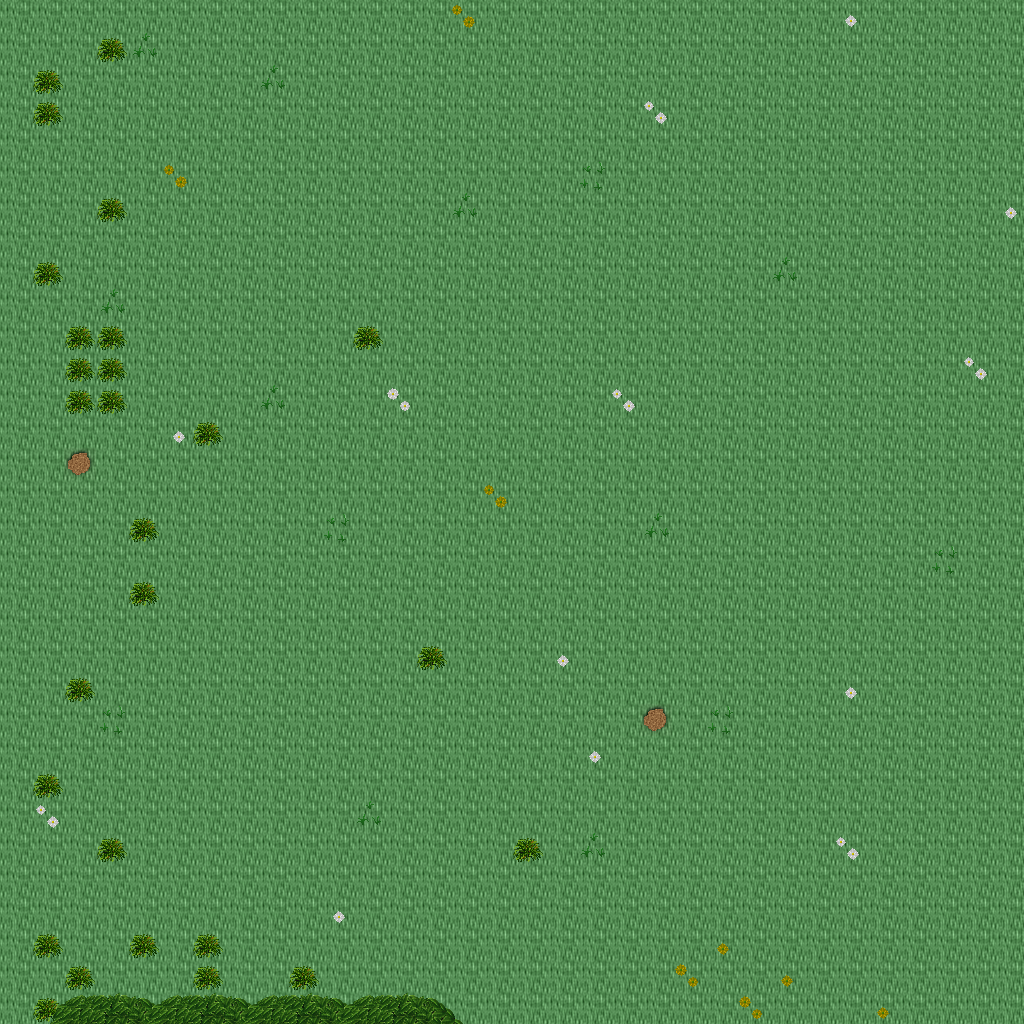

A 2D game scene composited from a Tiled map and its tileset images. What follows is a short description and the map's XML, with each tile layer's data collapsed to a summary:
An orthogonal 32x32 tile map with 32x32 px tiles, 5 tile layers (Ground, Objects, Objects2, Above, ...), 1 hidden layer not drawn, 48 tilesets.

<map version="1.10" tiledversion="1.11.0" orientation="orthogonal" renderorder="right-down" width="32" height="32" tilewidth="32" tileheight="32" infinite="0" nextlayerid="11" nextobjectid="1">
 <tileset firstgid="1" name="logic_collision" tilewidth="32" tileheight="32" tilecount="1" columns="1">
  <image source="../drawable/logic_collision.png" width="32" height="32" />
 </tileset>
 <tileset firstgid="2" name="ground_ground" tilewidth="32" tileheight="32" tilecount="33" columns="3">
  <image source="../drawable/ground_ground.png" width="96" height="352" />
 </tileset>
 <tileset firstgid="35" name="ground_water_water" tilewidth="32" tileheight="32" tilecount="24" columns="3">
  <image source="../drawable/ground_water_water.png" width="96" height="256" />
 </tileset>
 <tileset firstgid="59" name="plant_grasses" tilewidth="32" tileheight="32" tilecount="6" columns="3">
  <image source="../drawable/plant_grasses.png" width="96" height="64" />
 </tileset>
 <tileset firstgid="65" name="ground_grass_edges" tilewidth="32" tileheight="32" tilecount="36" columns="12">
  <image source="../drawable/ground_grass_edges.png" width="384" height="96" />
 </tileset>
 <tileset firstgid="101" name="plant_tree_tree_green" tilewidth="32" tileheight="32" tilecount="88" columns="8">
  <image source="../drawable/plant_tree_tree_green.png" width="256" height="352" />
 </tileset>
 <tileset firstgid="189" name="ground_water_pool_grassy" tilewidth="32" tileheight="32" tilecount="27" columns="9">
  <image source="../drawable/ground_water_pool_grassy.png" width="288" height="96" />
 </tileset>
 <tileset firstgid="216" name="ground_water_water_corners" tilewidth="32" tileheight="32" tilecount="12" columns="6">
  <image source="../drawable/ground_water_water_corners.png" width="192" height="64" />
 </tileset>
 <tileset firstgid="228" name="plant_flower_daisy_blue" tilewidth="32" tileheight="32" tilecount="8" columns="2">
  <image source="../drawable/plant_flower_daisy_blue.png" width="64" height="128" />
 </tileset>
 <tileset firstgid="236" name="ground_water_channels_grassy" tilewidth="32" tileheight="32" tilecount="6" columns="3">
  <image source="../drawable/ground_water_channels_grassy.png" width="96" height="64" />
 </tileset>
 <tileset firstgid="242" name="plant_flower_daisy_yellow" tilewidth="32" tileheight="32" tilecount="8" columns="2">
  <image source="../drawable/plant_flower_daisy_yellow.png" width="64" height="128" />
 </tileset>
 <tileset firstgid="250" name="plant_flower_daisy_white" tilewidth="32" tileheight="32" tilecount="8" columns="2">
  <image source="../drawable/plant_flower_daisy_white.png" width="64" height="128" />
 </tileset>
 <tileset firstgid="258" name="building_wall_wall_brown" tilewidth="32" tileheight="32" tilecount="12" columns="3">
  <image source="../drawable/building_wall_wall_brown.png" width="96" height="128" />
 </tileset>
 <tileset firstgid="270" name="plant_bush_bushes" tilewidth="32" tileheight="32" tilecount="10" columns="5">
  <image source="../drawable/plant_bush_bushes.png" width="160" height="64" />
 </tileset>
 <tileset firstgid="280" name="plant_vine" tilewidth="32" tileheight="32" tilecount="3" columns="1">
  <image source="../drawable/plant_vine.png" width="32" height="96" />
 </tileset>
 <tileset firstgid="283" name="building_decoration_rocks_2" tilewidth="32" tileheight="32" tilecount="2" columns="1">
  <image source="../drawable/building_decoration_rocks_2.png" width="32" height="64" />
 </tileset>
 <tileset firstgid="285" name="plant_stump_stump_green" tilewidth="32" tileheight="32" tilecount="4" columns="2">
  <image source="../drawable/plant_stump_stump_green.png" width="64" height="64" />
 </tileset>
 <tileset firstgid="289" name="building_decoration_green_block" tilewidth="32" tileheight="32" tilecount="4" columns="2">
  <image source="../drawable/building_decoration_green_block.png" width="64" height="64" />
 </tileset>
 <tileset firstgid="293" name="plant_tree_tree_golden_small" tilewidth="32" tileheight="32" tilecount="6" columns="2">
  <image source="../drawable/plant_tree_tree_golden_small.png" width="64" height="96" />
 </tileset>
 <tileset firstgid="299" name="plant_flower_daisy_red" tilewidth="32" tileheight="32" tilecount="8" columns="2">
  <image source="../drawable/plant_flower_daisy_red.png" width="64" height="128" />
 </tileset>
 <tileset firstgid="307" name="plant_stump_stump_purple" tilewidth="32" tileheight="32" tilecount="4" columns="2">
  <image source="../drawable/plant_stump_stump_purple.png" width="64" height="64" />
 </tileset>
 <tileset firstgid="311" name="item_pot_dark_barrel" tilewidth="32" tileheight="32" tilecount="2" columns="1">
  <image source="../drawable/item_pot_dark_barrel.png" width="32" height="64" />
 </tileset>
 <tileset firstgid="313" name="ground_ladder_vertical_dark" tilewidth="32" tileheight="32" tilecount="3" columns="3">
  <image source="../drawable/ground_ladder_vertical_dark.png" width="96" height="32" />
 </tileset>
 <tileset firstgid="316" name="item_statue_green_stone" tilewidth="32" tileheight="32" tilecount="12" columns="4">
  <image source="../drawable/item_statue_green_stone.png" width="128" height="96" />
 </tileset>
 <tileset firstgid="328" name="item_statue_grey_stone" tilewidth="32" tileheight="32" tilecount="4" columns="2">
  <image source="../drawable/item_statue_grey_stone.png" width="64" height="64" />
 </tileset>
 <tileset firstgid="332" name="ground_rock_pebbles" tilewidth="32" tileheight="32" tilecount="3" columns="1">
  <image source="../drawable/ground_rock_pebbles.png" width="32" height="96" />
 </tileset>
 <tileset firstgid="335" name="item_corpse_huge_animal" tilewidth="32" tileheight="32" tilecount="16" columns="2">
  <image source="../drawable/item_corpse_huge_animal.png" width="64" height="256" />
 </tileset>
 <tileset firstgid="351" name="building_fence_fence_chunky" tilewidth="32" tileheight="32" tilecount="21" columns="3">
  <image source="../drawable/building_fence_fence_chunky.png" width="96" height="224" />
 </tileset>
 <tileset firstgid="372" name="building_roof_red" tilewidth="32" tileheight="32" tilecount="20" columns="5">
  <image source="../drawable/building_roof_red.png" width="160" height="128" />
 </tileset>
 <tileset firstgid="392" name="building_decoration_banner" tilewidth="32" tileheight="32" tilecount="12" columns="1">
  <image source="../drawable/building_decoration_banner.png" width="32" height="384" />
 </tileset>
 <tileset firstgid="404" name="building_door_closed" tilewidth="32" tileheight="32" tilecount="1" columns="1">
  <image source="../drawable/building_door_closed.png" width="32" height="32" />
 </tileset>
 <tileset firstgid="405" name="building_window_window_right" tilewidth="32" tileheight="32" tilecount="2" columns="2">
  <image source="../drawable/building_window_window_right.png" width="64" height="32" />
 </tileset>
 <tileset firstgid="407" name="building_decoration_floor_sparkle" tilewidth="32" tileheight="32" tilecount="18" columns="3">
  <image source="../drawable/building_decoration_floor_sparkle.png" width="96" height="192" />
 </tileset>
 <tileset firstgid="425" name="object_well" tilewidth="32" tileheight="32" tilecount="4" columns="2">
  <image source="../drawable/object_well.png" width="64" height="64" />
 </tileset>
 <tileset firstgid="429" name="building_decoration_magician_banner" tilewidth="32" tileheight="32" tilecount="3" columns="3">
  <image source="../drawable/building_decoration_magician_banner.png" width="96" height="32" />
 </tileset>
 <tileset firstgid="432" name="building_decoration_chimney" tilewidth="32" tileheight="32" tilecount="2" columns="1">
  <image source="../drawable/building_decoration_chimney.png" width="32" height="64" />
 </tileset>
 <tileset firstgid="434" name="logic_item_sheepfood" tilewidth="32" tileheight="32" tilecount="1" columns="1">
  <image source="../drawable/logic_item_sheepfood.png" width="32" height="32" />
 </tileset>
 <tileset firstgid="435" name="logic_creature_rodent" tilewidth="32" tileheight="32" tilecount="8" columns="8">
  <image source="../drawable/logic_creature_rodent.png" width="256" height="32" />
 </tileset>
 <tileset firstgid="443" name="logic_creature_animal" tilewidth="32" tileheight="32" tilecount="32" columns="8">
  <image source="../drawable/logic_creature_animal.png" width="256" height="128" />
 </tileset>
 <tileset firstgid="475" name="logic_item_resources" tilewidth="32" tileheight="32" tilecount="6" columns="6">
  <image source="../drawable/logic_item_resources.png" width="192" height="32" />
 </tileset>
 <tileset firstgid="481" name="logic_protection" tilewidth="32" tileheight="32" tilecount="2" columns="2">
  <image source="../drawable/logic_protection.png" width="64" height="32" />
 </tileset>
 <tileset firstgid="483" name="ground_green_paving" tilewidth="32" tileheight="32" tilecount="18" columns="3">
  <image source="../drawable/ground_green_paving.png" width="96" height="192" />
 </tileset>
 <tileset firstgid="501" name="building_fence_palisade" tilewidth="32" tileheight="32" tilecount="84" columns="6">
  <image source="../drawable/building_fence_palisade.png" width="192" height="448" />
 </tileset>
 <tileset firstgid="585" name="light_light_5x5" tilewidth="32" tileheight="32" tilecount="25" columns="5">
  <image source="../drawable/light_light_5x5.png" width="160" height="160" />
 </tileset>
 <tileset firstgid="610" name="light_door_light" tilewidth="32" tileheight="32" tilecount="12" columns="3">
  <image source="../drawable/light_door_light.png" width="96" height="128" />
 </tileset>
 <tileset firstgid="622" name="building_decoration_orbpedestal" tilewidth="32" tileheight="32" tilecount="2" columns="1">
  <image source="../drawable/building_decoration_orbpedestal.png" width="32" height="64" />
 </tileset>
 <tileset firstgid="624" name="item_pot_wooden_crates" tilewidth="32" tileheight="32" tilecount="6" columns="3">
  <image source="../drawable/item_pot_wooden_crates.png" width="96" height="64" />
 </tileset>
 <tileset firstgid="630" name="logic_creature_fowl" tilewidth="32" tileheight="32" tilecount="6" columns="6">
  <image source="../drawable/logic_creature_fowl.png" width="192" height="32" />
 </tileset>
 <layer id="1" name="Ground" width="32" height="32">
  <data>[1024 cells, 1024 non-empty, 1 distinct tile ids]</data>
 </layer>
 <layer id="2" name="Objects" width="32" height="32">
  <data>[1024 cells, 2 non-empty, 1 distinct tile ids]</data>
 </layer>
 <layer id="3" name="Objects2" width="32" height="32">
  <data>[1024 cells, 62 non-empty, 9 distinct tile ids]</data>
 </layer>
 <layer id="4" name="Above" width="32" height="32">
  <data>[1024 cells, 14 non-empty, 5 distinct tile ids]</data>
 </layer>
 <layer id="5" name="Above2" width="32" height="32">
  <data>[1024 cells, 3 non-empty, 1 distinct tile ids]</data>
 </layer>
 <layer id="6" name="Walkable" width="32" height="32" visible="0">
  <data>[1024 cells, 27 non-empty, 1 distinct tile ids]</data>
 </layer>
 <objectgroup id="7" name="Mapevents" />
 <objectgroup id="8" name="Spawn" />
 <objectgroup id="9" name="Keys" />
 <objectgroup id="10" name="Replace" />
</map>
